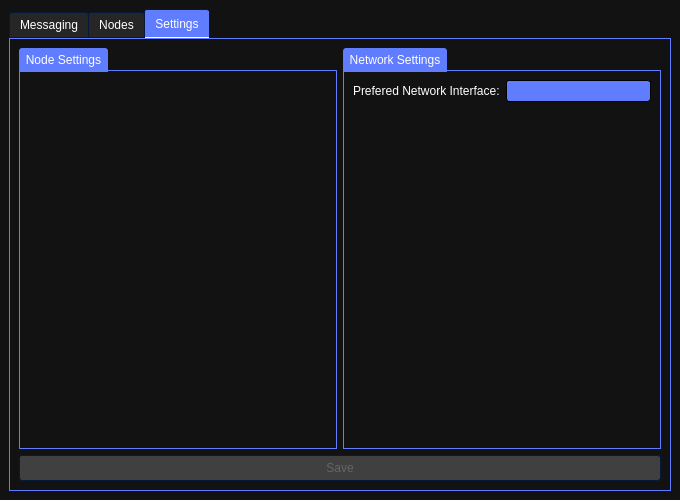
<?xml version="1.0" encoding="UTF-8"?>
<ui version="4.0">
 <class>MainWindow</class>
 <widget class="QMainWindow" name="MainWindow">
  <property name="geometry">
   <rect>
    <x>0</x>
    <y>0</y>
    <width>680</width>
    <height>500</height>
   </rect>
  </property>
  <property name="windowTitle">
   <string>Reden</string>
  </property>
  <property name="styleSheet">
   <string notr="true">/*Copyright (c) DevSec Studio. All rights reserved.

MIT License

Permission is hereby granted, free of charge, to any person obtaining a copy
of this software and associated documentation files (the &quot;Software&quot;), to deal
in the Software without restriction, including without limitation the rights
to use, copy, modify, merge, publish, distribute, sublicense, and/or sell
copies of the Software, and to permit persons to whom the Software is
furnished to do so, subject to the following conditions:

The above copyright notice and this permission notice shall be included in all
copies or substantial portions of the Software.

THE SOFTWARE IS PROVIDED *AS IS*, WITHOUT WARRANTY OF ANY KIND, EXPRESS OR
IMPLIED, INCLUDING BUT NOT LIMITED TO THE WARRANTIES OF MERCHANTABILITY,
FITNESS FOR A PARTICULAR PURPOSE AND NONINFRINGEMENT. IN NO EVENT SHALL THE
AUTHORS OR COPYRIGHT HOLDERS BE LIABLE FOR ANY CLAIM, DAMAGES OR OTHER
LIABILITY, WHETHER IN AN ACTION OF CONTRACT, TORT OR OTHERWISE, ARISING FROM,
OUT OF OR IN CONNECTION WITH THE SOFTWARE OR THE USE OR OTHER DEALINGS IN THE
SOFTWARE.
*/

/*-----QWidget-----*/
QWidget
{
	background-color: #121212;
	color: #ffffff;
	border-color: #051a39;

}


/*-----QLabel-----*/
QLabel
{
	background-color: transparent;
	color: #ffffff;

}


QLabel::disabled
{
	background-color: transparent;
	color: #656565;

}


/*-----QMenuBar-----*/
QMenuBar
{
	background-color: #0a0a0a;
	color: #ffffff;
	border-color: #051a39;

}


QMenuBar::disabled
{
	background-color: #404040;
	color: #656565;
	border-color: #051a39;

}


QMenuBar::item
{
    background-color: transparent;

}


QMenuBar::item:selected
{
    background-color: #607cff;
    border: 1px solid #41cd52;

}


QMenuBar::item:pressed
{
    background-color: #4969ff;
    border: 1px solid #000;
    margin-bottom: -1px;
    padding-bottom: 1px;

}


/*-----QMenu-----*/
QMenu
{
    background-color: #121212;
    border: 1px solid;
    color: #ffffff;

}


QMenu::separator
{
    height: 1px;
    background-color: #6d8eff;
    color: #ffffff;
    padding-left: 4px;
    margin-left: 10px;
    margin-right: 5px;

}


QMenu::item
{
    min-width : 150px;
    padding: 3px 20px 3px 20px;

}


QMenu::item:selected
{
    background-color: #4969ff;
    color: #ffffff;

}


QMenu::item:disabled
{
    color: #262626;
}


/*-----QToolTip-----*/
QToolTip
{
	border : 1px solid #000000;
	background-color: #26264f;
	color: #ffffff;
	border-color: #051a39;

}


/*-----QPushButton-----*/
QPushButton
{
	background-color: #607cff;
	color: #ffffff;
	border-style: solid;
	border-width: 1px;
	border-radius: 3px;
	border-color: #051a39;
	padding: 5px;

}


QPushButton::disabled
{
	background-color: #404040;
	color: #656565;
	border-color: #051a39;

}


QPushButton::hover
{
	background-color: #8399ff;
	color: #ffffff;
	border-style: solid;
	border-width: 1px;
	border-radius: 3px;
	border-color: #051a39;
	padding: 5px;

}


QPushButton::pressed
{
	background-color: #4969ff;
	color: #ffffff;
	border-style: solid;
	border-width: 1px;
	border-radius: 3px;
	border-color: #051a39;
	padding: 5px;

}


/*-----QToolButton-----*/
QToolButton
{
	background-color: #607cff;
	color: #ffffff;
	border-width: 1px;
	border-radius: 3px;
	border-color: #051a39;
	padding: 3px;

}


QToolButton::disabled
{
	background-color: #404040;
	color: #656565;
	border-color: #051a39;

}


QToolButton::hover
{
	background-color: #8399ff;
	color: #ffffff;
	border-width: 1px;
	border-radius: 3px;
	border-color: #051a39;
	padding: 3px;

}


QToolButton::pressed
{
	background-color: #4969ff;
	color: #ffffff;
	border-width: 1px;
	border-radius: 3px;
	border-color: #051a39;
	padding: 3px;

}


/*-----QComboBox-----*/
QComboBox
{
    background-color: #607cff;
    border: 1px solid;
    border-radius: 3px;
    padding-left: 6px;
    color: #ffffff;
    height: 20px;

}


QComboBox::disabled
{
	background-color: #404040;
	color: #656565;
	border-color: #051a39;

}


QComboBox:hover
{
    background-color: #8399ff;

}


QComboBox:on
{
    background-color: #4969ff;

}


QComboBox QAbstractItemView
{
    background-color: #383838;
    color: #ffffff;
    border: 1px solid black;
    selection-background-color: #4969ff;
    selection-color: #ffffff;
    outline: 0;

}


QComboBox::drop-down
{
    subcontrol-origin: padding;
    subcontrol-position: top right;
    width: 15px;
    border-left-width: 0px;
    border-left-color: darkgray;
    border-left-style: solid; 
    border-top-right-radius: 3px; 
    border-bottom-right-radius: 3px;

}


QComboBox::down-arrow
{
    image: url(://arrow-down.png);
    width: 8px;
    height: 8px;
}


/*-----QSpinBox &amp; QDoubleSpinBox &amp; QDateTimeEdit-----*/
QSpinBox, 
QDoubleSpinBox,
QDateTimeEdit
{
	background-color: #525251;
	color: #ffffff;
	border: 1px solid #051a39;
	border-radius: 3px;
	padding : 2px;

}


QSpinBox::disabled, 
QDoubleSpinBox::disabled,
QDateTimeEdit::disabled
{
	background-color: #404040;
	color: #656565;
	border-color: #051a39;

}


QSpinBox:hover, 
QDoubleSpinBox::hover,
QDateTimeEdit::hover
{
    background-color: #626262;
    border: 1px solid #607cff;
    color:  #fff;
    padding: 2px

}


QSpinBox::up-button, QSpinBox::down-button,
QDoubleSpinBox::up-button, QDoubleSpinBox::down-button,
QDateTimeEdit::up-button, QDateTimeEdit::down-button
{
    background-color: #607cff;
	border-radius: 2px;

}


QSpinBox::disabled, 
QDoubleSpinBox::disabled,
QDateTimeEdit::disabled
{
	background-color: #404040;
	color: #656565;
	border-color: #051a39;

}


QSpinBox::up-button:hover, QSpinBox::down-button:hover,
QDoubleSpinBox::up-button:hover, QDoubleSpinBox::down-button:hover,
QDateTimeEdit::up-button:hover, QDateTimeEdit::down-button:hover
{
    background-color: #8399ff;
    border: 1px solid #8399ff;

}


QSpinBox::up-button:disabled, QSpinBox::down-button:disabled,
QDoubleSpinBox::up-button:disabled, QDoubleSpinBox::down-button:disabled,
QDateTimeEdit::up-button:disabled, QDateTimeEdit::down-button:disabled
{
	background-color: #404040;
	color: #656565;
	border-color: #051a39;

}


QSpinBox::up-button:pressed, QSpinBox::down-button:pressed,
QDoubleSpinBox::up-button:pressed, QDoubleSpinBox::down-button::pressed,
QDateTimeEdit::up-button:pressed, QDateTimeEdit::down-button::pressed
{
    background-color: #4969ff;
    border: 1px solid #4969ff;

}


QSpinBox::down-arrow,
QDoubleSpinBox::down-arrow,
QDateTimeEdit::down-arrow
{
    image: url(://arrow-down.png);
    width: 7px;

}


QSpinBox::up-arrow,
QDoubleSpinBox::up-arrow,
QDateTimeEdit::up-arrow
{
    image: url(://arrow-up.png);
    width: 7px;

}


/*-----QLineEdit-----*/
QLineEdit
{
	background-color: #525251;
	color: #ffffff;
	border-width: 1px;
	border-radius: 3px;
	border-color: #051a39;
	padding: 2px;

}


QLineEdit::disabled
{
	background-color: #404040;
	color: #656565;
	border-width: 1px;
	border-radius: 3px;
	border-color: #051a39;
	padding: 2px;

}


/*-----QTextEdit-----*/
QTextEdit
{
	background-color: #ffffff;
	color: #010201;
	border-color: #051a39;

}


QTextEdit::disabled
{
	background-color: #404040;
	color: #656565;
	border-color: #051a39;

}


/*-----QGroupBox-----*/
QGroupBox 
{
    border: 1px solid;
    border-color: #607cff;
    margin-top: 22px;

}


QGroupBox::title  
{
    background-color: #607cff;
    color: #ffffff;
    subcontrol-origin: margin;
    subcontrol-position: top left;
    padding: 5px;
	border-top-left-radius: 3px;
	border-top-right-radius: 3px;

}


QGroupBox::title::disabled
{
	background-color: #404040;
	color: #656565;
    subcontrol-origin: margin;
    subcontrol-position: top left;
    padding: 5px;
	border-top-left-radius: 3px;
	border-top-right-radius: 3px;

}


/*-----QCheckBox-----*/
QCheckBox::indicator
{
    color: #b1b1b1;
    background-color: #323232;
    border: 1px solid #b1b1b1;
    width: 12px;
    height: 12px;

}


QCheckBox::indicator:checked
{
    image:url(://checkbox.png);
    border: 1px solid #607cff;

}


QCheckBox::indicator:unchecked:hover
{
    border: 1px solid #607cff;

}


QCheckBox::disabled
{
	color: #656565;

}


QCheckBox::indicator:disabled
{
	background-color: #656565;
	color: #656565;
    border: 1px solid #656565;

}


/*-----QRadioButton-----*/
QRadioButton::indicator::unchecked
{ 
	border: 2px inset gray; 
	border-radius: 5px; 
	background-color:  #fff;
	width: 9px; 
	height: 9px; 

}


QRadioButton::indicator::unchecked:hover
{ 
	border: 2px solid #607cff; 
	border-radius: 5px; 
	background-color:  #fff;
	width: 9px; 
	height: 9px; 

}


QRadioButton::indicator::checked
{ 
	border: 2px inset darkgray; 
	border-radius: 5px; 
	background-color: #4969ff; 
	width: 9px; 
	height: 9px; 

}


QRadioButton::disabled
{
	color: #656565;

}


QRadioButton::indicator:disabled
{
	background-color: #656565;
	color: #656565;
    border: 2px solid #656565;

}


/*-----QTableView &amp; QTableWidget-----*/
QTableView
{
    background-color: #242526;
    border: 1px solid #32414B;
    color: #f0f0f0;
    gridline-color: #8faaff;
    outline : 0;

}


QTableView::disabled
{
    background-color: #242526;
    border: 1px solid #32414B;
    color: #656565;
    gridline-color: #656565;
    outline : 0;

}


QTableView::item:hover 
{
    background-color: #26264f;
    color: #f0f0f0;

}


QTableView::item:selected 
{
    background-color: #1a1b1c;
    border: 2px solid #4969ff;
    color: #F0F0F0;

}


QTableView::item:selected:disabled
{
    background-color: #1a1b1c;
    border: 2px solid #525251;
    color: #656565;

}


QTableCornerButton::section
{
    background-color: #505050;
    color: #fff;

}


QHeaderView::section
{
    background-color: #525251;
    color: #fff;
    text-align: left;
	padding: 4px;
	
}


QHeaderView::section:disabled
{
    background-color: #525251;
    color: #656565;

}


QHeaderView::section:checked
{
    color: #fff;
    background-color: #4969ff;

}


QHeaderView::section:checked:disabled
{
    color: #656565;
    background-color: #525251;

}


QHeaderView::section::vertical::first,
QHeaderView::section::vertical::only-one
{
    border-top: 1px solid #353635;

}


QHeaderView::section::vertical
{
    border-top: 1px solid #353635;

}


QHeaderView::section::horizontal::first,
QHeaderView::section::horizontal::only-one
{
    border-left: 1px solid #353635;

}


QHeaderView::section::horizontal
{
    border-left: 1px solid #353635;

}


/*-----QTabWidget-----*/
QTabBar::tab
{
	background-color: #262626;
	color: #ffffff;
	border-style: solid;
	border-width: 1px;
	border-top-left-radius: 3px;
	border-top-right-radius: 3px;
	border-color: #051a39;
	padding: 5px;

}


QTabBar::tab:disabled
{
	background-color: #656565;
	color: #656565;

}


QTabWidget::pane 
{
	background-color: #262626;
	color: #ffffff;
    border: 1px solid;
    border-color: #607cff;

}


QTabBar::tab:selected
{
    background-color: #607cff;
	color: #ffffff;
	border-style: solid;
	border-width: 1px;
	border-top-left-radius: 3px;
	border-top-right-radius: 3px;
	border-color: #051a39;
	padding: 5px;

}


QTabBar::tab:selected:disabled
{
	background-color: #404040;
	color: #656565;

}


QTabBar::tab:!selected 
{
    background-color: #262626;

}


QTabBar::tab:!selected:hover 
{
    background-color: #8399ff;

}


QTabBar::tab:top:!selected 
{
    margin-top: 3px;

}


QTabBar::tab:bottom:!selected 
{
    margin-bottom: 3px;

}


QTabBar::tab:top, QTabBar::tab:bottom 
{
    min-width: 8ex;
    margin-right: -1px;
    padding: 5px 10px 5px 10px;

}


QTabBar::tab:top:selected 
{
    border-bottom-color: none;

}


QTabBar::tab:bottom:selected 
{
    border-top-color: none;

}


QTabBar::tab:top:last, QTabBar::tab:bottom:last,
QTabBar::tab:top:only-one, QTabBar::tab:bottom:only-one 
{
    margin-right: 0;

}


QTabBar::tab:left:!selected 
{
    margin-right: 3px;

}


QTabBar::tab:right:!selected
{
    margin-left: 3px;

}


QTabBar::tab:left, QTabBar::tab:right 
{
    min-height: 8ex;
    margin-bottom: -1px;
    padding: 10px 5px 10px 5px;

}


QTabBar::tab:left:selected 
{
    border-left-color: none;

}


QTabBar::tab:right:selected 
{
    border-right-color: none;

}


QTabBar::tab:left:last, QTabBar::tab:right:last,
QTabBar::tab:left:only-one, QTabBar::tab:right:only-one 
{
    margin-bottom: 0;

}


/*-----QSlider-----*/
QSlider::groove:horizontal 
{
	background-color: transparent;
	height: 5px;

}


QSlider::sub-page:horizontal 
{
	background-color: #607cff;

}


QSlider::add-page:horizontal 
{
	background-color: #666765;

}


QSlider::handle:horizontal 
{
	background-color: #607cff;
	width: 14px;
	margin-top: -6px;
	margin-bottom: -6px;
	border-radius: 3px;

}


QSlider::handle:horizontal:hover 
{
	background-color: #607cff;
	border-radius: 3px;

}


QSlider::sub-page:horizontal:disabled 
{
	background-color: #bbb;
	border-color: #999;

}


QSlider::add-page:horizontal:disabled 
{
	background-color: #eee;
	border-color: #999;

}


QSlider::handle:horizontal:disabled 
{
	background-color: #eee;
	border: 1px solid #aaa;
	border-radius: 3px;

}


QSlider::groove:vertical 
{
	background-color: transparent;
	width: 5px;

}


QSlider::sub-page:vertical 
{
	background-color: #607cff;

}


QSlider::add-page:vertical 
{
	background-color: #666765;

}


QSlider::handle:vertical 
{
	background-color: #607cff;
	height: 14px;
	margin-left: -6px;
	margin-right: -6px;
	border-radius: 3px;

}


QSlider::handle:vertical:hover 
{
	background-color: #607cff;
	border-radius: 3px;

}


QSlider::sub-page:vertical:disabled 
{
	background-color: #bbb;
	border-color: #999;

}


QSlider::add-page:vertical:disabled 
{
	background-color: #eee;
	border-color: #999;

}


QSlider::handle:vertical:disabled 
{
	background-color: #eee;
	border: 1px solid #aaa;
	border-radius: 3px;

}


/*-----QDial-----*/
QDial
{
	background-color: #607cff;

}


QDial::disabled
{
	background-color: #404040;

}


/*-----QScrollBar-----*/
QScrollBar:horizontal
{
    border: 1px solid #222222;
    background-color: #3d3d3d;
    height: 13px;
    margin: 0px 16px 0 16px;

}


QScrollBar::handle:horizontal
{
    background: #607cff;
    min-height: 20px;

}


QScrollBar::add-line:horizontal
{
    border: 1px solid #1b1b19;
    background-color: #607cff;
    width: 14px;
    subcontrol-position: right;
    subcontrol-origin: margin;

}


QScrollBar::sub-line:horizontal
{
    border: 1px solid #1b1b19;
    background-color: #607cff;
    width: 14px;
    subcontrol-position: left;
    subcontrol-origin: margin;

}


QScrollBar::right-arrow:horizontal
{
    image: url(://arrow-right.png);
    width: 6px;
    height: 6px;

}


QScrollBar::left-arrow:horizontal
{
    image: url(://arrow-left.png);
    width: 6px;
    height: 6px;

}


QScrollBar::add-page:horizontal, QScrollBar::sub-page:horizontal
{
    background: none;

}


QScrollBar:vertical
{
    background-color: #3d3d3d;
    width: 13px;
    margin: 16px 0 16px 0;
    border: 1px solid #222222;

}


QScrollBar::handle:vertical
{
    background-color: #607cff;
    min-height: 20px;

}


QScrollBar::add-line:vertical
{
    border: 1px solid #1b1b19;
    background-color: #607cff;
    height: 14px;
    subcontrol-position: bottom;
    subcontrol-origin: margin;

}


QScrollBar::sub-line:vertical
{
    border: 1px solid #1b1b19;
    background-color: #607cff;
    height: 14px;
    subcontrol-position: top;
    subcontrol-origin: margin;

}


QScrollBar::up-arrow:vertical
{
    image: url(://arrow-up.png);
    width: 6px;
    height: 6px;

}


QScrollBar::down-arrow:vertical
{
    image: url(://arrow-down.png);
    width: 6px;
    height: 6px;

}


QScrollBar::add-page:vertical, QScrollBar::sub-page:vertical
{
    background: none;

}


/*-----QProgressBar-----*/
QProgressBar
{
	background-color: #383838;
	color: #ffffff;
	border: 1px solid #607cff;
	border-radius: 3px;
	text-align: center;

}


QProgressBar::chunk {
	background-color: #607cff;
	color: #fff;

}


QProgressBar::chunk:disabled {
	background-color: #656565;
	border: 1px solid #aaa;
	color: #656565;
}


/*-----QStatusBar-----*/
QStatusBar
{
	background-color: #0a0a0a;
	color: #ffffff;
	border-color: #051a39;

}


</string>
  </property>
  <widget class="QWidget" name="centralwidget">
   <layout class="QGridLayout" name="gridLayout">
    <item row="0" column="0">
     <widget class="QTabWidget" name="tabWidget">
      <property name="currentIndex">
       <number>2</number>
      </property>
      <widget class="QWidget" name="messagingTab">
       <attribute name="title">
        <string>Messaging</string>
       </attribute>
       <layout class="QGridLayout" name="gridLayout_3">
        <item row="0" column="0">
         <widget class="QListWidget" name="listWidget"/>
        </item>
        <item row="0" column="1">
         <widget class="QFrame" name="messageContainer">
          <property name="frameShape">
           <enum>QFrame::StyledPanel</enum>
          </property>
          <property name="frameShadow">
           <enum>QFrame::Raised</enum>
          </property>
          <layout class="QVBoxLayout" name="verticalLayout_2">
           <property name="spacing">
            <number>0</number>
           </property>
           <property name="leftMargin">
            <number>0</number>
           </property>
           <property name="topMargin">
            <number>0</number>
           </property>
           <property name="rightMargin">
            <number>0</number>
           </property>
           <property name="bottomMargin">
            <number>0</number>
           </property>
           <item>
            <widget class="QListWidget" name="listWidget_2"/>
           </item>
           <item>
            <widget class="QTextEdit" name="textEdit">
             <property name="maximumSize">
              <size>
               <width>16777215</width>
               <height>50</height>
              </size>
             </property>
            </widget>
           </item>
          </layout>
         </widget>
        </item>
       </layout>
      </widget>
      <widget class="QWidget" name="nodesTab">
       <attribute name="title">
        <string>Nodes</string>
       </attribute>
       <layout class="QGridLayout" name="gridLayout_2">
        <item row="0" column="4" rowspan="2">
         <widget class="QGroupBox" name="localNodeStats">
          <property name="minimumSize">
           <size>
            <width>120</width>
            <height>0</height>
           </size>
          </property>
          <property name="title">
           <string>Local Node</string>
          </property>
          <layout class="QFormLayout" name="formLayout">
           <item row="0" column="0">
            <widget class="QLabel" name="label_3">
             <property name="text">
              <string>IP:</string>
             </property>
            </widget>
           </item>
           <item row="1" column="0">
            <widget class="QLabel" name="label_4">
             <property name="text">
              <string>Port:</string>
             </property>
            </widget>
           </item>
           <item row="0" column="1">
            <widget class="QLabel" name="localNodeIPStat">
             <property name="text">
              <string>None</string>
             </property>
            </widget>
           </item>
           <item row="1" column="1">
            <widget class="QLabel" name="localNodePortStat">
             <property name="text">
              <string>None</string>
             </property>
            </widget>
           </item>
           <item row="2" column="0">
            <widget class="QLabel" name="label_7">
             <property name="text">
              <string>ID:</string>
             </property>
            </widget>
           </item>
           <item row="2" column="1">
            <widget class="QLabel" name="localNodeIDStat">
             <property name="text">
              <string>None</string>
             </property>
            </widget>
           </item>
          </layout>
         </widget>
        </item>
        <item row="1" column="2" rowspan="3">
         <widget class="QListView" name="connectedNodesList"/>
        </item>
        <item row="0" column="0">
         <widget class="QLabel" name="label">
          <property name="text">
           <string>Known Nodes</string>
          </property>
         </widget>
        </item>
        <item row="3" column="4">
         <widget class="QGroupBox" name="nodeStats">
          <property name="minimumSize">
           <size>
            <width>150</width>
            <height>0</height>
           </size>
          </property>
          <property name="title">
           <string>Node Stats</string>
          </property>
          <layout class="QFormLayout" name="formLayout_2">
           <item row="0" column="0">
            <widget class="QLabel" name="label_9">
             <property name="text">
              <string>Known nodes:</string>
             </property>
            </widget>
           </item>
           <item row="0" column="1">
            <widget class="QLabel" name="knownNodesStat">
             <property name="text">
              <string>0</string>
             </property>
            </widget>
           </item>
           <item row="1" column="0">
            <widget class="QLabel" name="label_11">
             <property name="text">
              <string>Connected nodes:</string>
             </property>
            </widget>
           </item>
           <item row="1" column="1">
            <widget class="QLabel" name="connectedNodesStat">
             <property name="text">
              <string>0</string>
             </property>
            </widget>
           </item>
          </layout>
         </widget>
        </item>
        <item row="0" column="2">
         <widget class="QLabel" name="label_2">
          <property name="text">
           <string>Connected Nodes</string>
          </property>
         </widget>
        </item>
        <item row="1" column="0" rowspan="3" colspan="2">
         <widget class="QListWidget" name="knownNodesList"/>
        </item>
        <item row="0" column="1">
         <widget class="QPushButton" name="addNodeButton">
          <property name="text">
           <string>Add</string>
          </property>
         </widget>
        </item>
        <item row="2" column="4">
         <widget class="QPushButton" name="nodeStartButton">
          <property name="text">
           <string>Start Node</string>
          </property>
         </widget>
        </item>
       </layout>
      </widget>
      <widget class="QWidget" name="settingsTab">
       <attribute name="title">
        <string>Settings</string>
       </attribute>
       <layout class="QGridLayout" name="gridLayout_4">
        <item row="0" column="1">
         <widget class="QGroupBox" name="groupBox_2">
          <property name="title">
           <string>Network Settings</string>
          </property>
          <layout class="QFormLayout" name="formLayout_3">
           <item row="0" column="0">
            <widget class="QLabel" name="label_5">
             <property name="text">
              <string>Prefered Network Interface:</string>
             </property>
            </widget>
           </item>
           <item row="0" column="1">
            <widget class="QComboBox" name="interfaceBox"/>
           </item>
          </layout>
         </widget>
        </item>
        <item row="0" column="0">
         <widget class="QGroupBox" name="groupBox">
          <property name="title">
           <string>Node Settings</string>
          </property>
          <layout class="QFormLayout" name="formLayout_4"/>
         </widget>
        </item>
        <item row="1" column="0" colspan="2">
         <widget class="QPushButton" name="saveSettingsButton">
          <property name="enabled">
           <bool>false</bool>
          </property>
          <property name="text">
           <string>Save</string>
          </property>
         </widget>
        </item>
       </layout>
      </widget>
     </widget>
    </item>
   </layout>
  </widget>
 </widget>
 <resources/>
 <connections/>
</ui>
